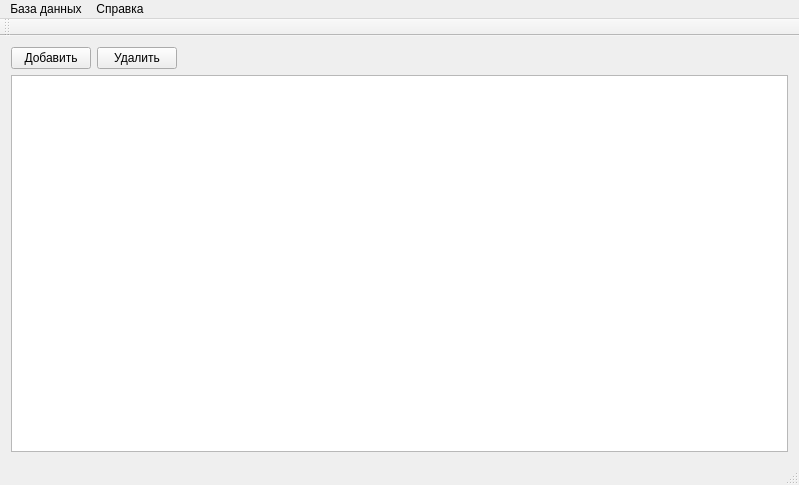
<?xml version="1.0" encoding="UTF-8"?>
<ui version="4.0">
 <class>MainWindow</class>
 <widget class="QMainWindow" name="MainWindow">
  <property name="geometry">
   <rect>
    <x>0</x>
    <y>0</y>
    <width>799</width>
    <height>485</height>
   </rect>
  </property>
  <property name="windowTitle">
   <string>Trade</string>
  </property>
  <widget class="QWidget" name="centralWidget">
   <layout class="QGridLayout" name="gridLayout">
    <item row="0" column="0">
     <layout class="QVBoxLayout" name="verticalLayout">
      <item>
       <layout class="QHBoxLayout" name="horizontalLayout">
        <item>
         <widget class="QPushButton" name="button_add">
          <property name="text">
           <string>Добавить</string>
          </property>
         </widget>
        </item>
        <item>
         <widget class="QPushButton" name="button_delete">
          <property name="text">
           <string>Удалить</string>
          </property>
         </widget>
        </item>
        <item>
         <spacer name="horizontalSpacer">
          <property name="orientation">
           <enum>Qt::Horizontal</enum>
          </property>
          <property name="sizeHint" stdset="0">
           <size>
            <width>40</width>
            <height>20</height>
           </size>
          </property>
         </spacer>
        </item>
       </layout>
      </item>
      <item>
       <widget class="QTableView" name="tableView"/>
      </item>
     </layout>
    </item>
   </layout>
  </widget>
  <widget class="QMenuBar" name="menuBar">
   <property name="geometry">
    <rect>
     <x>0</x>
     <y>0</y>
     <width>799</width>
     <height>21</height>
    </rect>
   </property>
   <widget class="QMenu" name="menu_Database">
    <property name="title">
     <string>База данных</string>
    </property>
    <addaction name="action_nomenclature"/>
    <addaction name="action_stock"/>
    <addaction name="action_purchase"/>
    <addaction name="action_sale"/>
    <addaction name="action_remnants"/>
   </widget>
   <widget class="QMenu" name="menu">
    <property name="title">
     <string>Справка</string>
    </property>
    <addaction name="action_CheckUpdate"/>
    <addaction name="action_About"/>
   </widget>
   <addaction name="menu_Database"/>
   <addaction name="menu"/>
  </widget>
  <widget class="QToolBar" name="mainToolBar">
   <attribute name="toolBarArea">
    <enum>TopToolBarArea</enum>
   </attribute>
   <attribute name="toolBarBreak">
    <bool>false</bool>
   </attribute>
  </widget>
  <widget class="QStatusBar" name="statusBar"/>
  <action name="action_CheckUpdate">
   <property name="text">
    <string>Проверить обновления</string>
   </property>
  </action>
  <action name="action_About">
   <property name="text">
    <string>О программе</string>
   </property>
  </action>
  <action name="action_nomenclature">
   <property name="text">
    <string>Номенклатура</string>
   </property>
  </action>
  <action name="action_stock">
   <property name="text">
    <string>Склады</string>
   </property>
  </action>
  <action name="action_remnants">
   <property name="text">
    <string>Остатки на складах</string>
   </property>
  </action>
  <action name="action_purchase">
   <property name="text">
    <string>Закупки</string>
   </property>
  </action>
  <action name="action_sale">
   <property name="text">
    <string>Продажи</string>
   </property>
  </action>
 </widget>
 <layoutdefault spacing="6" margin="11"/>
 <resources/>
 <connections/>
</ui>
